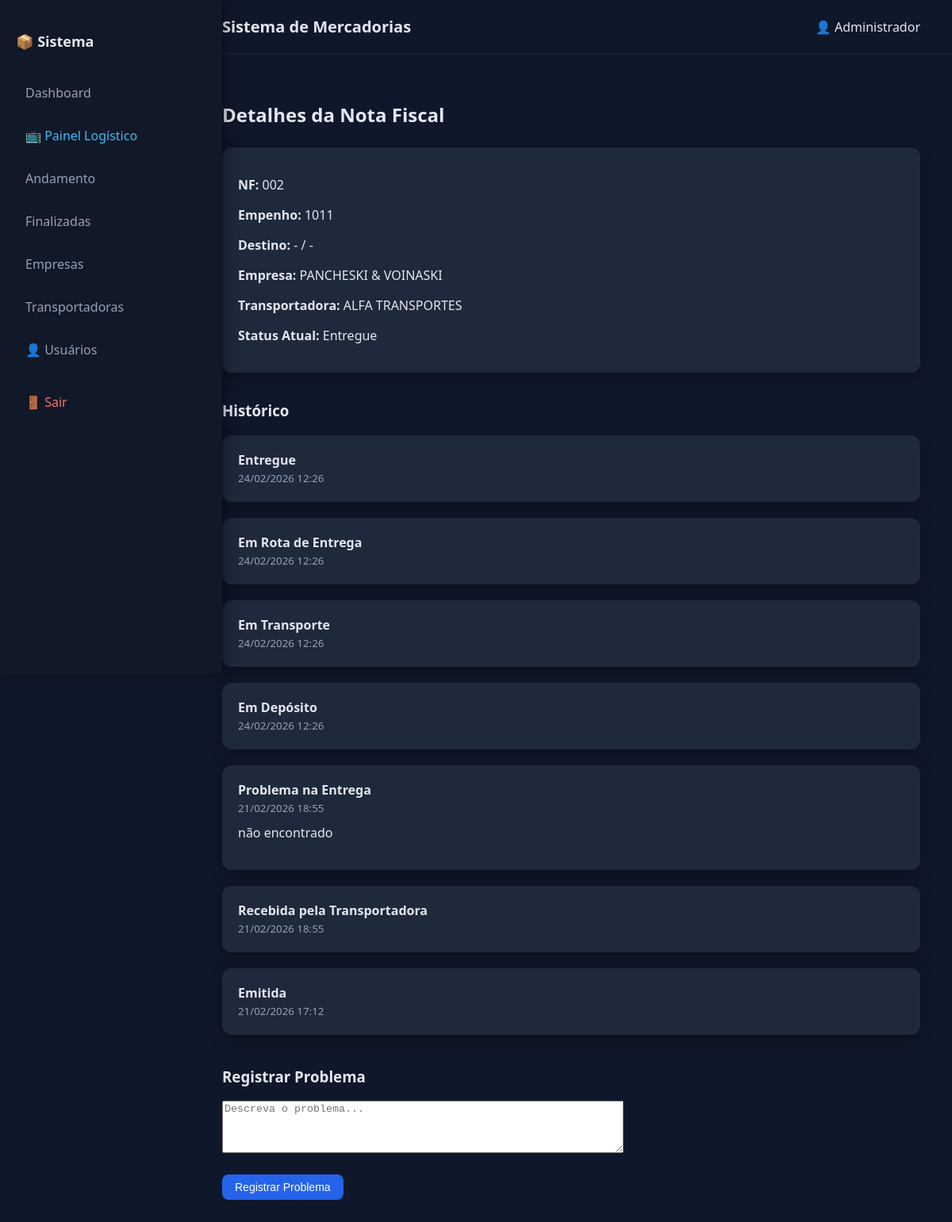
Screenshot of /notas/2 (signed in) with the database file from the repository.
### app/models.py (models this page shows, shortened)
class Usuario(UserMixin, db.Model):
    id = db.Column(db.Integer, primary_key=True)
    nome = db.Column(db.String(120), nullable=False)
    usuario = db.Column(db.String(80), unique=True, nullable=False)
    senha_hash = db.Column(db.String(200), nullable=False)
    admin = db.Column(db.Boolean, default=False)

class NotaFiscal(db.Model):
    id = db.Column(db.Integer, primary_key=True)
    numero_nf = db.Column(db.String(50), nullable=False)
    numero_empenho = db.Column(db.String(50))
    cidade_destino = db.Column(db.String(120))
    estado_destino = db.Column(db.String(2))
    data_criacao = db.Column(db.DateTime, default=datetime.utcnow)
    data_previsao_entrega = db.Column(db.DateTime)
    valor_frete_estimado = db.Column(db.Float)
    situacao = db.Column(db.String(20), default='andamento')  # andamento ou finalizado
    empresa_id = db.Column(db.Integer, db.ForeignKey('empresa.id'), nullable=False)
    transportadora_id = db.Column(db.Integer, db.ForeignKey('transportadora.id'), nullable=False)
    historicos = db.relationship('HistoricoStatus', backref='nota_fiscal', lazy=True)

class Empresa(db.Model):
    id = db.Column(db.Integer, primary_key=True)
    nome = db.Column(db.String(150), nullable=False)
    ativa = db.Column(db.Boolean, default=True)
    notas = db.relationship('NotaFiscal', backref='empresa', lazy=True)

class Transportadora(db.Model):
    id = db.Column(db.Integer, primary_key=True)
    nome = db.Column(db.String(150), nullable=False)
    ativa = db.Column(db.Boolean, default=True)
    notas = db.relationship('NotaFiscal', backref='transportadora', lazy=True)

class HistoricoStatus(db.Model):
    id = db.Column(db.Integer, primary_key=True)
    status = db.Column(db.String(100), nullable=False)
    observacao = db.Column(db.Text)
    data_atualizacao = db.Column(db.DateTime, default=datetime.utcnow)
    nota_fiscal_id = db.Column(db.Integer, db.ForeignKey('nota_fiscal.id'), nullable=False)
    from flask_login import UserMixin

### app/routes.py (the view)
@main.route("/notas/<int:nota_id>")
@login_required
def detalhe_nota(nota_id):
    nota = NotaFiscal.query.get_or_404(nota_id)
    historicos = HistoricoStatus.query.filter_by(
        nota_fiscal_id=nota.id
    ).order_by(
        HistoricoStatus.data_atualizacao.desc()
    ).all()
    STATUS_FLUXO = [
        "Emitida",
        "Recebida pela Transportadora",
        "Em Depósito",
        "Em Transporte",
        "Em Rota de Entrega",
        "Entregue"
    ]
    status_atual = None
    for h in historicos:
        if h.status in STATUS_FLUXO:
            status_atual = h.status
            break
    problema_ativo = any(h.status == "Problema" for h in historicos)
    proximo_status = None
    if status_atual in STATUS_FLUXO:
        indice = STATUS_FLUXO.index(status_atual)
        if indice + 1 < len(STATUS_FLUXO):
            proximo_status = STATUS_FLUXO[indice + 1]
    return render_template(
        "detalhe_nota.html",
        nota=nota,
        historicos=historicos,
        status_atual=status_atual,
        proximo_status=proximo_status,
        problema_ativo=problema_ativo
    )

### app/__init__.py (called while the page is built)
def create_app():
    app = Flask(__name__)
    app.config.from_object(Config)
    db.init_app(app)
    migrate.init_app(app, db)
    login_manager.init_app(app)
    from app.routes import main
    from app import models
    from app.models import Usuario
    @login_manager.user_loader
    def load_user(user_id):
        return Usuario.query.get(int(user_id))
    app.register_blueprint(main)
    return app

### app/templates/detalhe_nota.html (shortened to what this page needs)
{% extends "base.html" %}
{% block content %}
<h2 style="margin-bottom:25px;">Detalhes da Nota Fiscal</h2>
<div class="card-dark">
    <p><strong>NF:</strong> {{ nota.numero_nf }}</p>
    {% if nota.numero_empenho %}
    <p><strong>Empenho:</strong> {{ nota.numero_empenho }}</p>
    {% endif %}
    <p><strong>Destino:</strong> {{ nota.cidade_destino or '-' }} / {{ nota.estado_destino or '-' }}</p>
    <p><strong>Empresa:</strong> {{ nota.empresa.nome }}</p>
    <p><strong>Transportadora:</strong> {{ nota.transportadora.nome }}</p>
    <p><strong>Status Atual:</strong>
        {{ status_atual or "Não definido" }}
    </p>
</div>
<h3 style="margin-top:35px;">Histórico</h3>
{% if historicos %}
    {% for h in historicos %}
        <div class="card-dark">
            <strong>
                {% if h.status == "Problema" %}
                    <span style="color:#ef4444;">⚠️ Problema Registrado</span>
                {% else %}
                    {{ h.status }}
                {% endif %}
            </strong><br>
            <small style="color:#94a3b8;">
                {{ h.data_atualizacao.strftime('%d/%m/%Y %H:%M') }}
            </small>
            {% if h.observacao %}
                <p style="margin-top:10px;">{{ h.observacao }}</p>
            {% endif %}
        </div>
    {% endfor %}
{% else %}
    <p>Nenhum histórico registrado.</p>
{% endif %}
<h3 style="margin-top:40px;">Registrar Problema</h3>
<form method="POST"
      action="{{ url_for('main.registrar_problema', nota_id=nota.id) }}"
      style="max-width:500px;">
    <textarea name="observacao"
              rows="4"
              style="width:100%;"
              placeholder="Descreva o problema..."></textarea><br><br>
    <button class="btn" type="submit">
        Registrar Problema
    </button>
</form>
{% endblock %}

### app/templates/base.html (shortened to what this page needs)
<!DOCTYPE html>
<html lang="pt-br">
<head>
</head>
<body>
{% if current_user.is_authenticated %}
<div class="sidebar">
    <h2>📦 Sistema</h2>
    <a href="{{ url_for('main.home') }}">Dashboard</a>
    <a href="{{ url_for('main.painel') }}" target="_blank" style="color:#38bdf8;">
    📺 Painel Logístico
    </a>
    <a href="{{ url_for('main.listar_notas') }}">Andamento</a>
    <a href="{{ url_for('main.listar_notas_finalizadas') }}">Finalizadas</a>
    <a href="{{ url_for('main.listar_empresas') }}">Empresas</a>
    <a href="{{ url_for('main.listar_transportadoras') }}">Transportadoras</a>
    {% if current_user.admin %}
    <a href="{{ url_for('main.listar_usuarios') }}">
        👤 Usuários
    </a>
{% endif %}
    <a href="{{ url_for('main.logout') }}" class="logout-link">
        🚪 Sair
    </a>
</div>
<div class="main-content">
    <div class="topbar">
        <h1>Sistema de Mercadorias</h1>
        <div>👤 {{ current_user.nome }}</div>
    </div>
{% endif %}
<div class="container">
    {% block content %}{% endblock %}
</div>
{% if current_user.is_authenticated %}
</div>
{% endif %}
</body>
</html>

### app/templates/base.html (style rules this page uses)
body { margin:0; font-family: 'Segoe UI', Arial, sans-serif; background:#0f172a; color:#e2e8f0; display:flex; }
.sidebar { width:240px; background:#111827; height:100vh; padding:25px 20px; position:fixed; left:0; top:0; box-shadow:4px 0 15px rgba(0,0,0,0.4); }
.sidebar h2 { font-size:18px; margin-bottom:30px; }
.sidebar a { display:block; color:#94a3b8; text-decoration:none; padding:12px; border-radius:8px; margin-bottom:8px; transition:0.2s; }
.main-content { margin-left:240px; width:100%; }
.topbar { background:#0f172a; padding:20px 40px; border-bottom:1px solid #1e293b; display:flex; justify-content:space-between; align-items:center; }
.topbar h1 { margin:0; font-size:20px; }
.container { padding:40px; }
.btn { background:#2563eb; color:white; padding:8px 16px; border:none; border-radius:8px; text-decoration:none; cursor:pointer; transition:0.2s; font-size:14px; }
.card-dark { background:#1e293b; padding:20px; border-radius:12px; margin-bottom:20px; box-shadow:0 6px 18px rgba(0,0,0,0.3); }
.logout-link { color:#f87171 !important; margin-top:20px; }

### rows the page displays
Usuario: nome "Administrador"
NotaFiscal: numero_nf "002", numero_empenho "1011", cidade_destino "-", estado_destino "-"
Empresa: empresa.nome "PANCHESKI & VOINASKI"
Transportadora: transportadora.nome "ALFA TRANSPORTES"
HistoricoStatus: status "Entregue", data_atualizacao "24/02/2026 12:26"
HistoricoStatus: status "Em Rota de Entrega", data_atualizacao "24/02/2026 12:26"
HistoricoStatus: status "Em Transporte", data_atualizacao "24/02/2026 12:26"
HistoricoStatus: status "Em Depósito", data_atualizacao "24/02/2026 12:26"
HistoricoStatus: status "Problema na Entrega", data_atualizacao "21/02/2026 18:55", observacao "não encontrado"
HistoricoStatus: status "Recebida pela Transportadora", data_atualizacao "21/02/2026 18:55"
HistoricoStatus: status "Emitida", data_atualizacao "21/02/2026 17:12"
